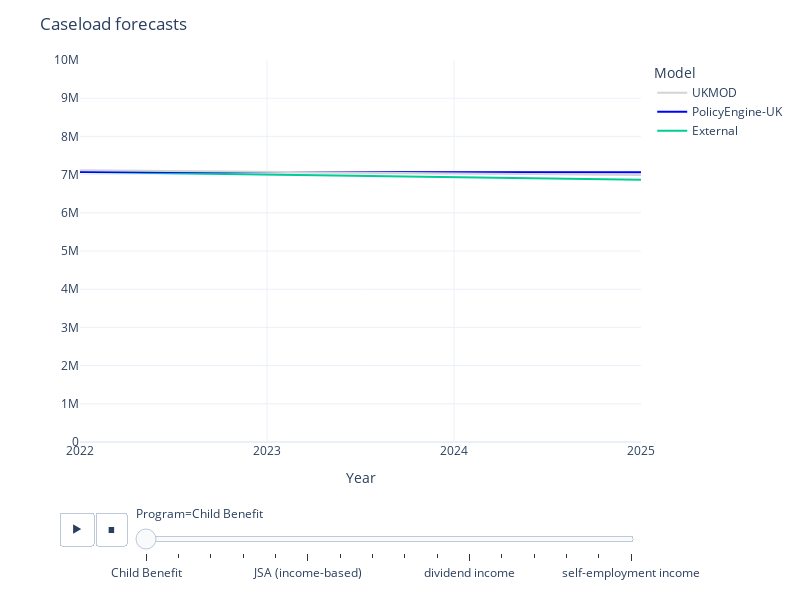

Notebook code for this chart:
### Markdown cell above
### Caseload forecasts

### Code cell
model_forecast_chart(
    model_validation_table(
        caseload,
        models=[EXTERNAL, policyengine_uk, UKMOD],
        divisor=1,
        decimals=1,
    ),
    title="Caseload forecasts",
    currency=False,
)

### Figure 1 — Plotly figure (JSON) as saved in the notebook; plotly's stock layout.template omitted (floating-point values rounded to 4 significant figures)
{"data": [{"hovertemplate": "", "legendgroup": "External", "line": {"color": "#00cc96", "dash": "solid"}, "marker": {"symbol": "circle"}, "mode": "lines", "name": "External", "orientation": "h", "showlegend": true, "type": "scatter", "x": [2022, 2023, 2024, 2025], "xaxis": "x", "y": [7071000.0, 7002000.0, 6934000.0, 6866000.0], "yaxis": "y"}, {"hovertemplate": "", "legendgroup": "PolicyEngine-UK", "line": {"color": "blue", "dash": "solid"}, "marker": {"symbol": "circle"}, "mode": "lines", "name": "PolicyEngine-UK", "orientation": "h", "showlegend": true, "type": "scatter", "x": [2022, 2023, 2024, 2025], "xaxis": "x", "y": [7071000.0, 7068000.0, 7062000.0, 7060000.0], "yaxis": "y"}, {"hovertemplate": "", "legendgroup": "UKMOD", "line": {"color": "lightgrey", "dash": "solid"}, "marker": {"symbol": "circle"}, "mode": "lines", "name": "UKMOD", "orientation": "h", "showlegend": true, "type": "scatter", "x": [2022, 2023, 2024, 2025], "xaxis": "x", "y": [7116000, 7072000, 7022000, 6990000], "yaxis": "y"}], "layout": {"height": 600, "legend": {"title": {"text": "Model"}, "tracegroupgap": 0, "traceorder": "reversed"}, "margin": {"t": 60}, "sliders": [{"active": 0, "currentvalue": {"prefix": "Program="}, "len": 0.9, "pad": {"b": 10, "t": 60}, "steps": [{"args": [["Child Benefit"], {"frame": {"duration": 0, "redraw": false}, "fromcurrent": true, "mode": "immediate", "transition": {"duration": 0, "easing": "linear"}}], "label": "Child Benefit", "method": "animate"}, {"args": [["Child Tax Credit"], {"frame": {"duration": 0, "redraw": false}, "fromcurrent": true, "mode": "immediate", "transition": {"duration": 0, "easing": "linear"}}], "label": "Child Tax Credit", "method": "animate"}, {"args": [["Housing Benefit"], {"frame": {"duration": 0, "redraw": false}, "fromcurrent": true, "mode": "immediate", "transition": {"duration": 0, "easing": "linear"}}], "label": "Housing Benefit", "method": "animate"}, {"args": [["Income Support"], {"frame": {"duration": 0, "redraw": false}, "fromcurrent": true, "mode": "immediate", "transition": {"duration": 0, "easing": "linear"}}], "label": "Income Support", "method": "animate"}, {"args": [["Income Tax"], {"frame": {"duration": 0, "redraw": false}, "fromcurrent": true, "mode": "immediate", "transition": {"duration": 0, "easing": "linear"}}], "label": "Income Tax", "method": "animate"}, {"args": [["JSA (income-based)"], {"frame": {"duration": 0, "redraw": false}, "fromcurrent": true, "mode": "immediate", "transition": {"duration": 0, "easing": "linear"}}], "label": "JSA (income-based)", "method": "animate"}, {"args": [["National Insurance (total)"], {"frame": {"duration": 0, "redraw": false}, "fromcurrent": true, "mode": "immediate", "transition": {"duration": 0, "easing": "linear"}}], "label": "National Insurance (total)", "method": "animate"}, {"args": [["Pension Credit"], {"frame": {"duration": 0, "redraw": false}, "fromcurrent": true, "mode": "immediate", "transition": {"duration": 0, "easing": "linear"}}], "label": "Pension Credit", "method": "animate"}, {"args": [["Universal Credit"], {"frame": {"duration": 0, "redraw": false}, "fromcurrent": true, "mode": "immediate", "transition": {"duration": 0, "easing": "linear"}}], "label": "Universal Credit", "method": "animate"}, {"args": [["Working Tax Credit"], {"frame": {"duration": 0, "redraw": false}, "fromcurrent": true, "mode": "immediate", "transition": {"duration": 0, "easing": "linear"}}], "label": "Working Tax Credit", "method": "animate"}, {"args": [["dividend income"], {"frame": {"duration": 0, "redraw": false}, "fromcurrent": true, "mode": "immediate", "transition": {"duration": 0, "easing": "linear"}}], "label": "dividend income", "method": "animate"}, {"args": [["employment income"], {"frame": {"duration": 0, "redraw": false}, "fromcurrent": true, "mode": "immediate", "transition": {"duration": 0, "easing": "linear"}}], "label": "employment income", "method": "animate"}, {"args": [["pension income"], {"frame": {"duration": 0, "redraw": false}, "fromcurrent": true, "mode": "immediate", "transition": {"duration": 0, "easing": "linear"}}], "label": "pension income", "method": "animate"}, {"args": [["rental income"], {"frame": {"duration": 0, "redraw": false}, "fromcurrent": true, "mode": "immediate", "transition": {"duration": 0, "easing": "linear"}}], "label": "rental income", "method": "animate"}, {"args": [["savings interest income"], {"frame": {"duration": 0, "redraw": false}, "fromcurrent": true, "mode": "immediate", "transition": {"duration": 0, "easing": "linear"}}], "label": "savings interest income", "method": "animate"}, {"args": [["self-employment income"], {"frame": {"duration": 0, "redraw": false}, "fromcurrent": true, "mode": "immediate", "transition": {"duration": 0, "easing": "linear"}}], "label": "self-employment income", "method": "animate"}], "x": 0.1, "xanchor": "left", "y": 0, "yanchor": "top"}], "title": {"text": "Caseload forecasts"}, "updatemenus": [{"buttons": [{"args": [null, {"frame": {"duration": 500, "redraw": false}, "fromcurrent": true, "mode": "immediate", "transition": {"duration": 500, "easing": "linear"}}], "label": "&#9654;", "method": "animate"}, {"args": [[null], {"frame": {"duration": 0, "redraw": false}, "fromcurrent": true, "mode": "immediate", "transition": {"duration": 0, "easing": "linear"}}], "label": "&#9724;", "method": "animate"}], "direction": "left", "pad": {"r": 10, "t": 70}, "showactive": false, "type": "buttons", "x": 0.1, "xanchor": "right", "y": 0, "yanchor": "top"}], "width": 800, "xaxis": {"anchor": "y", "domain": [0, 1], "tickvals": [2022, 2023, 2024, 2025], "title": {"text": "Year"}}, "yaxis": {"anchor": "x", "domain": [0, 1], "range": [0, 10000000], "tickprefix": "", "title": {"text": ""}}}}
